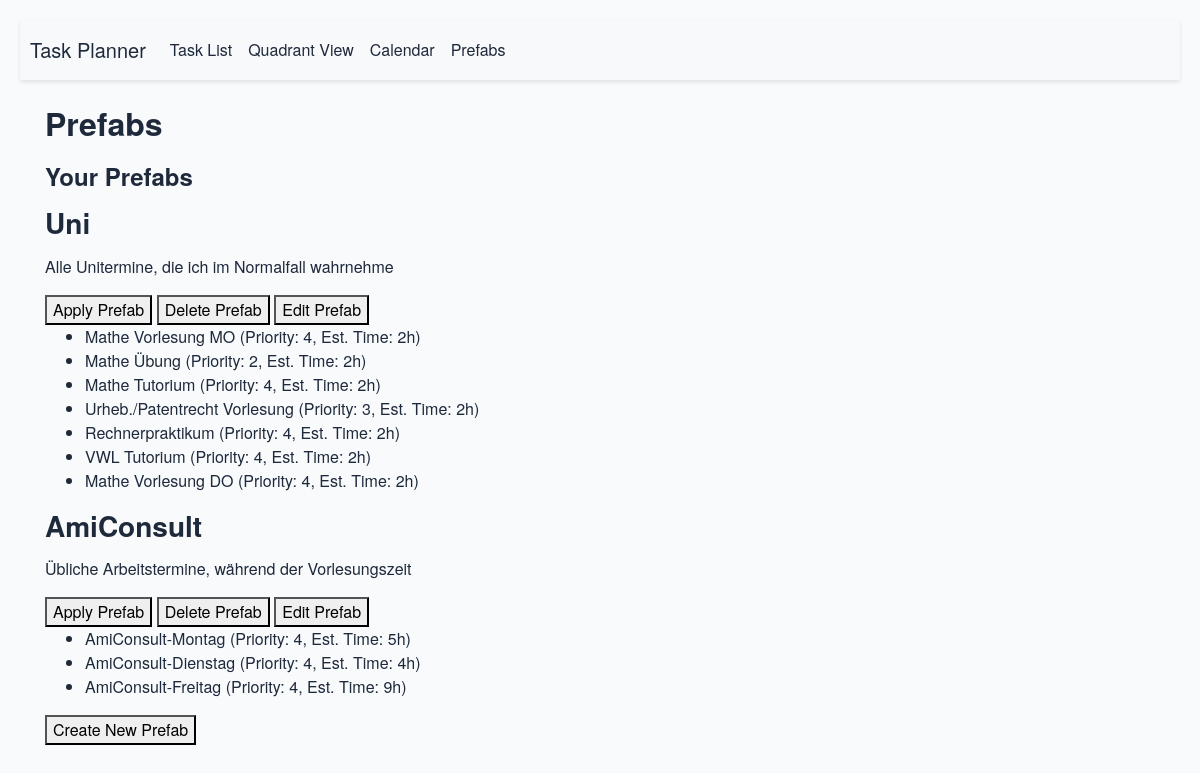
The page /prefabs on the database its author committed.
### app/models.py (models this page shows, shortened)
class Prefab(db.Model):
    __tablename__ = 'prefab'
    id = db.Column(db.Integer, primary_key=True)
    name = db.Column(db.String(100), nullable=False)
    description = db.Column(db.String(500))
    tasks = db.relationship('PrefabTask', back_populates='prefab', cascade="all, delete-orphan")

class PrefabTask(db.Model):
    __tablename__ = 'prefab_task'
    id = db.Column(db.Integer, primary_key=True)
    prefab_id = db.Column(db.Integer, db.ForeignKey('prefab.id'), nullable=False)
    prefab = db.relationship('Prefab', back_populates='tasks')
    title = db.Column(db.String(100), nullable=False)
    description = db.Column(db.String(500))
    estimated_time = db.Column(db.Integer, default=1, nullable=False)
    priority = db.Column(db.Integer, CheckConstraint('priority BETWEEN 1 AND 5'), nullable=True)
    quadrant = db.Column(db.String(50), nullable=True)

### app/routes.py (the view, shortened to what this page needs)
@main.route('/prefabs', methods=['GET', 'POST'])
def prefabs():
    prefabs = Prefab.query.all()
    return render_template('prefabs.html', prefabs=prefabs)

### app/templates/prefabs.html (shortened to what this page needs)
{% extends "layout.html" %}
{% block main %}
<h1>Prefabs</h1>
<div class="prefab-list">
    <h2>Your Prefabs</h2>
    {% if prefabs %}
        {% for prefab in prefabs %}
            <div class="prefab-item" id="prefab-{{ prefab.id }}">
                <h3>{{ prefab.name }}</h3>
                <p>{{ prefab.description or 'No description available.' }}</p>
                <button class="apply-prefab" data-id="{{ prefab.id }}">Apply Prefab</button>
                <button class="delete-prefab" data-id="{{ prefab.id }}">Delete Prefab</button>
                <button class="edit-prefab" data-id="{{ prefab.id }}">Edit Prefab</button>
                <ul>
                    {% for task in prefab.tasks %}
                        <li>
                            {{ task.title }}
                            (Priority: {{ task.priority or 'N/A' }},
                            Est. Time: {{ task.estimated_time or '1' }}h)
                        </li>
                    {% endfor %}
                </ul>
            </div>
        {% endfor %}
    {% else %}
        <p>No prefabs created yet.</p>
    {% endif %}
</div>
<button id="create-prefab-button">Create New Prefab</button>
{% endblock %}

### app/static/css/styles.css (style rules this page uses)
:root { --primary-color: #2563eb; --primary-hover: #1d4ed8; --background-color: #f8fafc; --surface-color: #ffffff; --border-color: #e2e8f0; --text-primary: #1e293b; --text-secondary: #64748b; }
body { font-family: 'Helvetica Neue', Arial, sans-serif; background-color: var(--background-color); color: var(--text-primary); margin: 0; padding: 20px; }
h1, h2, h3 { font-weight: 600; color: var(--text-primary); margin-bottom: 15px; }
h1 { font-size: 2em; }
h2 { font-size: 1.5em; margin-top: 20px; }

### rows shown on the page
Prefab: name "Uni", description "Alle Unitermine, die ich im Normalfall wahrnehme"
PrefabTask: title "Mathe Vorlesung MO", priority "4", estimated_time "2"
PrefabTask: title "Mathe Übung", priority "2", estimated_time "2"
PrefabTask: title "Mathe Tutorium", priority "4", estimated_time "2"
PrefabTask: title "Urheb./Patentrecht Vorlesung", priority "3", estimated_time "2"
PrefabTask: title "Rechnerpraktikum", priority "4", estimated_time "2"
PrefabTask: title "VWL Tutorium", priority "4", estimated_time "2"
PrefabTask: title "Mathe Vorlesung DO", priority "4", estimated_time "2"
Prefab: name "AmiConsult", description "Übliche Arbeitstermine, während der Vorlesungszeit"
PrefabTask: title "AmiConsult-Montag", priority "4", estimated_time "5"
PrefabTask: title "AmiConsult-Dienstag", priority "4", estimated_time "4"
PrefabTask: title "AmiConsult-Freitag", priority "4", estimated_time "9"
